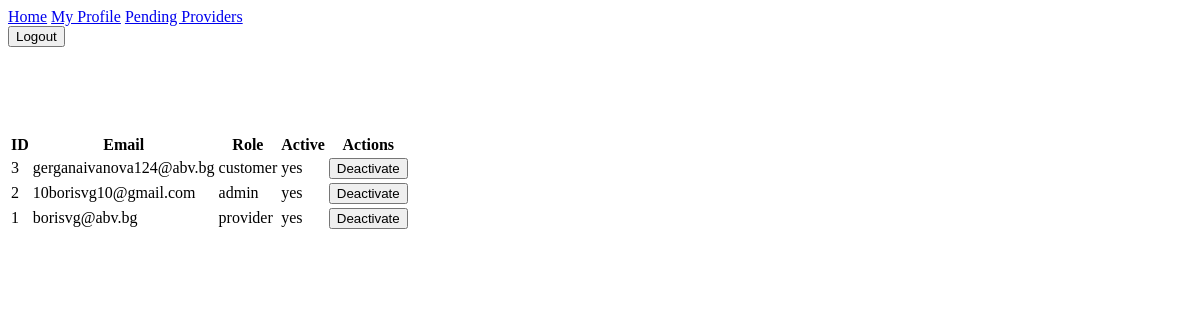
The app's page /admin/users (signed in) with its own data.
### app/models/user.py (models this page shows, shortened)
class User(UserMixin, db.Model):
    __tablename__ = "users"
    id = db.Column(db.Integer, primary_key=True)
    email = db.Column(db.String(255), unique=True, nullable=False, index=True)
    phone = db.Column(db.String(32), unique=True, nullable=True)
    password_hash = db.Column(db.String(255), nullable=False)
    role = db.Column(
        db.String(20),
        nullable=False,
        default=UserRole.CUSTOMER.value,
        index=True
    )
    is_active = db.Column(db.Boolean, nullable=False, default=True)
    created_at = db.Column(db.DateTime, nullable=False, default=datetime.utcnow)
    profile = db.relationship("Profile", uselist=False)
    provider_profile = db.relationship("ProviderProfile", uselist=False)

### app/routes/admin.py (the view)
@admin_bp.route("/users", methods=["GET"])
@login_required
def users():
    deny = _admin_only()
    if deny:
        return deny
    items = User.query.order_by(User.id.desc()).all()
    return render_template("admin/users.html", items=items)

### app/routes/admin.py (called while the page is built)
def _admin_only():
    if current_user.role != "admin":
        flash("Нямаш достъп (admin only).")
        return redirect(url_for("main.home"))
    return None

### app/templates/admin/users.html (shortened to what this page needs)
{% extends "base.html" %}
{% block content %}
  <h1>Users</h1>
  <table>
    <thead>
      <tr>
        <th>ID</th><th>Email</th><th>Role</th><th>Active</th><th>Actions</th>
      </tr>
    </thead>
    <tbody>
      {% for u in items %}
        <tr>
          <td>{{ u.id }}</td>
          <td>{{ u.email }}</td>
          <td>{{ u.role }}</td>
          <td>{{ "yes" if u.is_active else "no" }}</td>
          <td>
            <form method="post" action="{{ url_for('admin.toggle_user_active', user_id=u.id) }}" style="display:inline;">
              <button type="submit">{{ "Deactivate" if u.is_active else "Activate" }}</button>
            </form>
          </td>
        </tr>
      {% endfor %}
    </tbody>
  </table>
{% endblock %}

### app/static/styles/style.css (style rules this page uses)
h1 { font-family: 'Segoe UI', Tahoma, Geneva, Verdana, sans-serif; color: white; }

### records on screen
User: id "3", email "gerganaivanova124@abv.bg", role "customer", is_active "yes", is_active "Deactivate"
User: id "2", email "10borisvg10@gmail.com", role "admin", is_active "yes", is_active "Deactivate"
User: id "1", email "borisvg@abv.bg", role "provider", is_active "yes", is_active "Deactivate"
